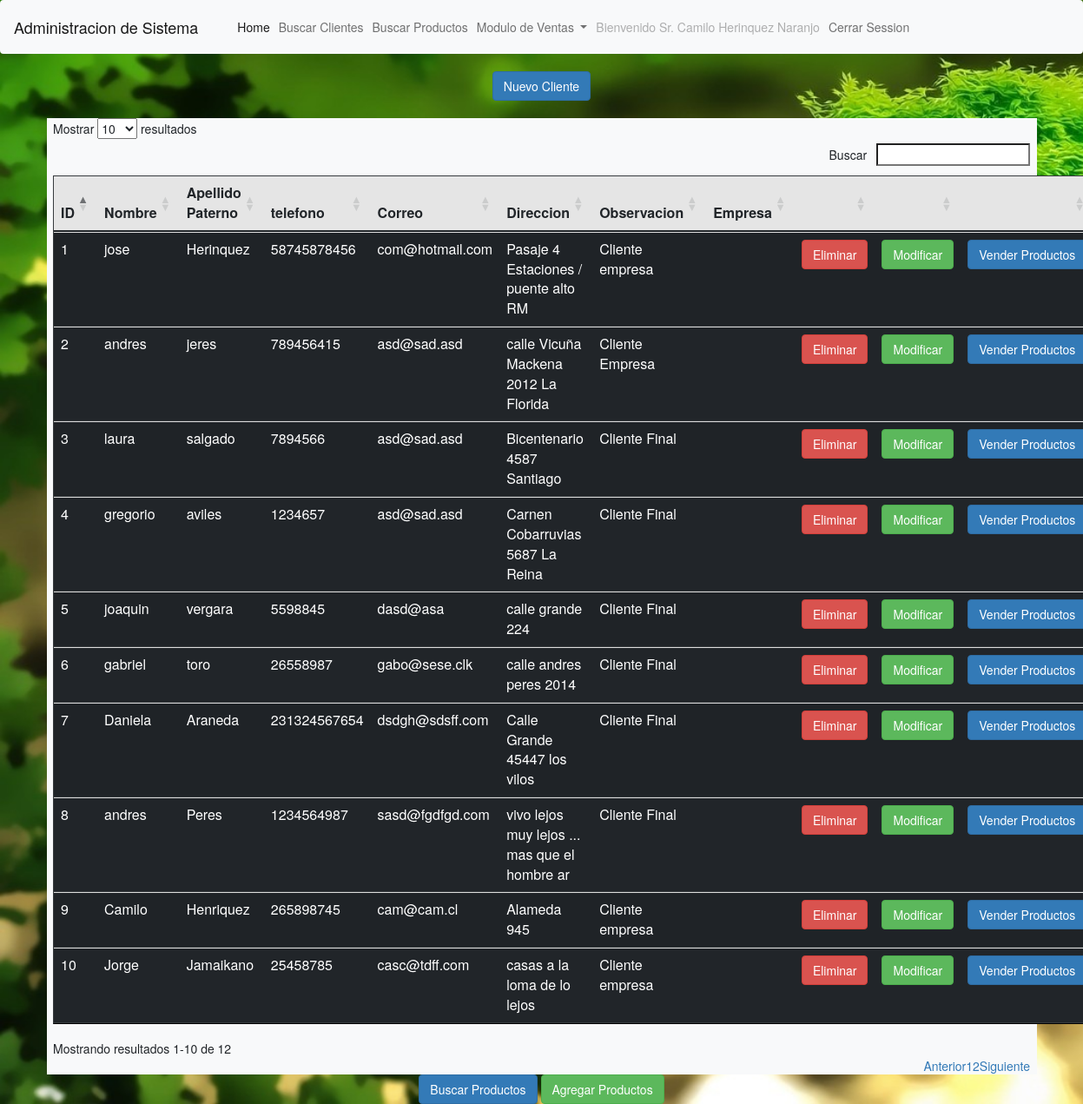
The page /vistas/principal.php (signed in) on the database its author committed.
### tables this page shows
CREATE TABLE `persona` (
  `idpersona` int(11) NOT NULL,
  `nombre` varchar(45) DEFAULT NULL,
  `ap1` varchar(45) DEFAULT NULL,
  `ap2` varchar(45) DEFAULT NULL,
  `telefono` varchar(45) DEFAULT NULL,
  `correo` varchar(45) DEFAULT NULL,
  `direccion` varchar(45) DEFAULT NULL,
  `observacion` varchar(450) DEFAULT NULL
);

### DAO/PersonaDAO.php (called while the page is built, shortened)
<?php
class PersonaDAO{
public function BuscarPersonas(){
	try{
		$con = Conectar();
		$sql = "select * from persona";
		$respuesta = $con->prepare($sql);
		$respuesta->execute();
		$Result = $respuesta->fetchAll(PDO::FETCH_ASSOC);
		$Json = json_encode($Result);
	}
	catch(Exception $ex){
		$Json = "Error";
	}finally{
		$con = null;
	}
	return $Json;
}
}
?>

### Vistas/principal.php (the view, shortened to what this page needs)
<html>
<head>
<?php
		include_once 'layout.php';
		include_once '../DAO/PersonaDAO.php';
		include_once 'navbar.php';
?>
</head>
<body>
<body background = "../resource/img/wp3.jpg">
<center>
<a href="../Controlador/insertarPersona.php" class="btn btn-primary">Nuevo Cliente</a>
<br><br></center>
<div class="container-md bg-light text-dark" >
	<table id="tabla_Clientes" class="table table-striped table-dark " border='1' >
		<thead class="table table-striped table-active">
			<tr>
			<th>ID</th>
			<th>Nombre</th>
			<th>Apellido Paterno</th>
			<th>telefono</th>
			<th>Correo</th>
			<th>Direccion</th>
			<th>Observacion</th>
			<th>Empresa</th>
			<th></th>
			<th></th>
			<th></th>
		</tr>
		</thead>
		<?php
			$objPersona = new PersonaDAO();
			$Json = $objPersona->BuscarPersonas();
			foreach(json_decode($Json) as $objper){
			?>
			<tr>
				<td> <?php print $objper->idpersona; ?> </td>
				<td> <?php print $objper->nombre; ?> </td>
				<td> <?php print $objper->ap1; ?> </td>
				<td> <?php print $objper->telefono; ?> </td>
				<td> <?php print $objper->correo; ?> </td>
				<td> <?php print $objper->direccion; ?> </td>
				<td> <?php print $objper->observacion; ?> </td>
				<td> <?php print $objper->empresa; ?> </td>
				<td><a class="btn btn-danger" href="../Controlador/eliminarPersona.php?idpersona=<?php print $objper->idpersona; ?>">Eliminar</a></td>
				<td>
				<a class="btn btn-success" href="../Controlador/modificarPersona.php?idpersona=<?php print $objper->idpersona; ?>&nombre=<?php print $objper->nombre; ?>&ap1=<?php print $objper->ap1; ?>&ap2=<?php print $objper->ap2; ?>&telefono=<?php print $objper->telefono; ?>&correo=<?php print $objper->correo; ?>&direccion=<?php print $objper->direccion;?>&observacion=<?php print $objper->observacion ?>;">Modificar</a></td>
				<td>
				<a class="btn btn-primary" href="../vistas/VenderProducto.php?idpersona=<?php print $objper->idpersona; ?>&nombre=<?php print $objper->nombre; ?>&ap1=<?php print $objper->ap1; ?>&ap2=<?php print $objper->ap2; ?>&telefono=<?php print $objper->telefono; ?>&correo=<?php print $objper->correo; ?>&direccion=<?php print $objper->direccion;?>&observacion=<?php print $objper->observacion ?>;">Vender Productos</a></td>
			</tr>
			<?php
			}
			?>
	</table>
</div>
<center>
	<a href="../vistas/producto.php" class="btn btn-primary">Buscar Productos</a>
	<a href="../Controlador/insertarProducto.php" class="btn btn-success">Agregar Productos</a>
</center>
</body>
</html>

### Vistas/principal.php (style rules this page uses)
body { background-size: cover; }

### rows shown on the page
persona: idpersona "1", nombre "jose", ap1 "Herinquez", telefono "58745878456", correo "com@hotmail.com", direccion "Pasaje 4 Estaciones / puente alto RM", observacion "Cliente empresa"
persona: idpersona "2", nombre "andres", ap1 "jeres", telefono "789456415", correo "asd@sad.asd", direccion "calle Vicuña Mackena 2012 La Florida", observacion "Cliente Empresa"
persona: idpersona "3", nombre "laura", ap1 "salgado", telefono "7894566", correo "asd@sad.asd", direccion "Bicentenario 4587 Santiago", observacion "Cliente Final"
persona: idpersona "4", nombre "gregorio", ap1 "aviles", telefono "1234657", correo "asd@sad.asd", direccion "Carnen Cobarruvias 5687 La Reina", observacion "Cliente Final"
persona: idpersona "5", nombre "joaquin", ap1 "vergara", telefono "5598845", correo "dasd@asa", direccion "calle grande 224", observacion "Cliente Final"
persona: idpersona "6", nombre "gabriel", ap1 "toro", telefono "26558987", correo "gabo@sese.clk", direccion "calle andres peres 2014", observacion "Cliente Final"
persona: idpersona "7", nombre "Daniela", ap1 "Araneda", telefono "231324567654", correo "dsdgh@sdsff.com", direccion "Calle Grande 45447 los vilos", observacion "Cliente Final"
persona: idpersona "8", nombre "andres", ap1 "Peres", telefono "1234564987", correo "sasd@fgdfgd.com", direccion "vivo lejos muy lejos ... mas que el hombre ar", observacion "Cliente Final"
persona: idpersona "9", nombre "Camilo", ap1 "Henriquez", telefono "265898745", correo "cam@cam.cl", direccion "Alameda 945", observacion "Cliente empresa"
persona: idpersona "10", nombre "Jorge", ap1 "Jamaikano", telefono "25458785", correo "casc@tdff.com", direccion "casas a la loma de lo lejos", observacion "Cliente empresa"

### other values the page prints
$usu[0]->nombres "Camilo"
$usu[0]->ap1 "Herinquez"
$usu[0]->ap2 "Naranjo"
